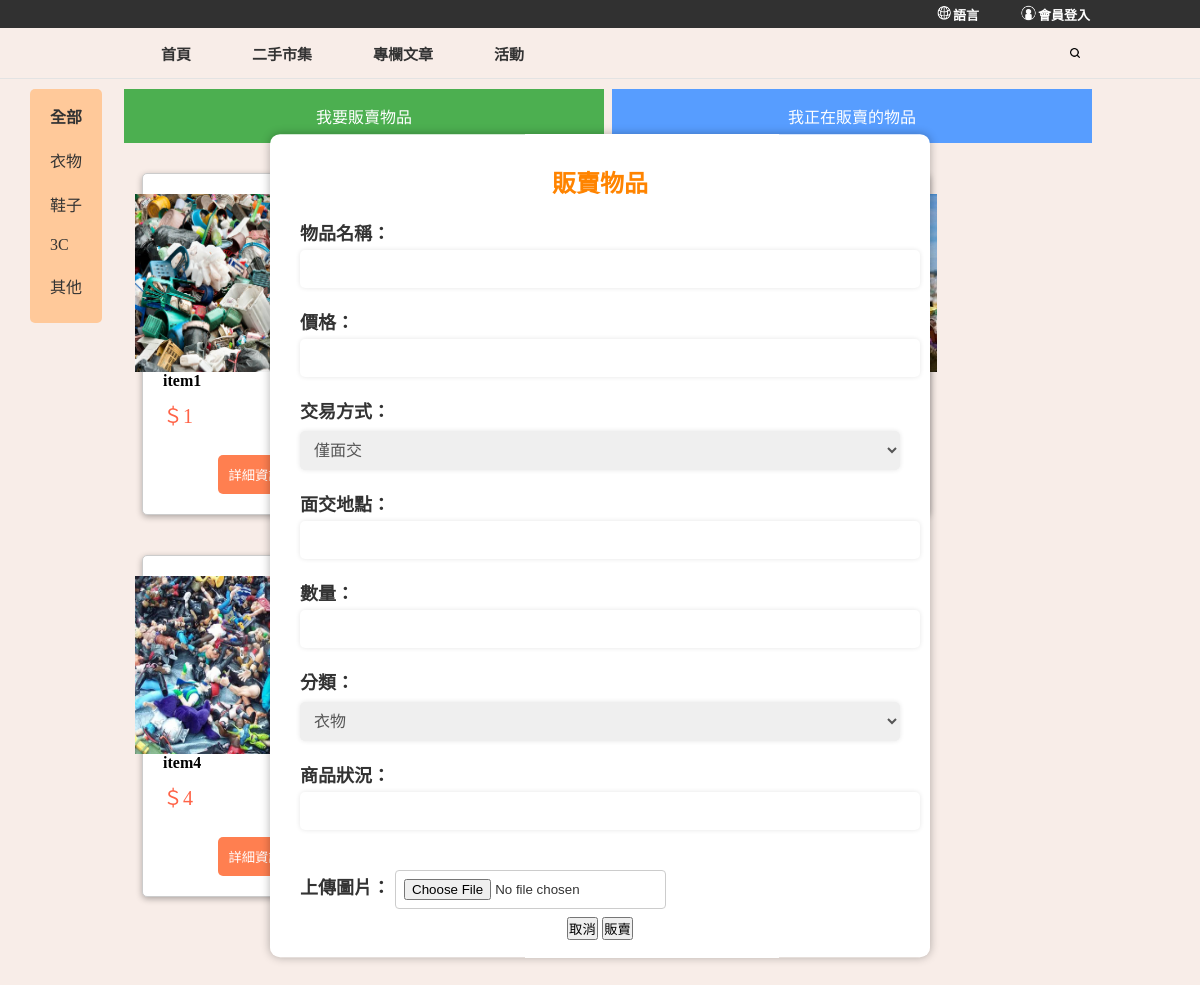
/posts/sell/, run on an earlier commit of the app's database.
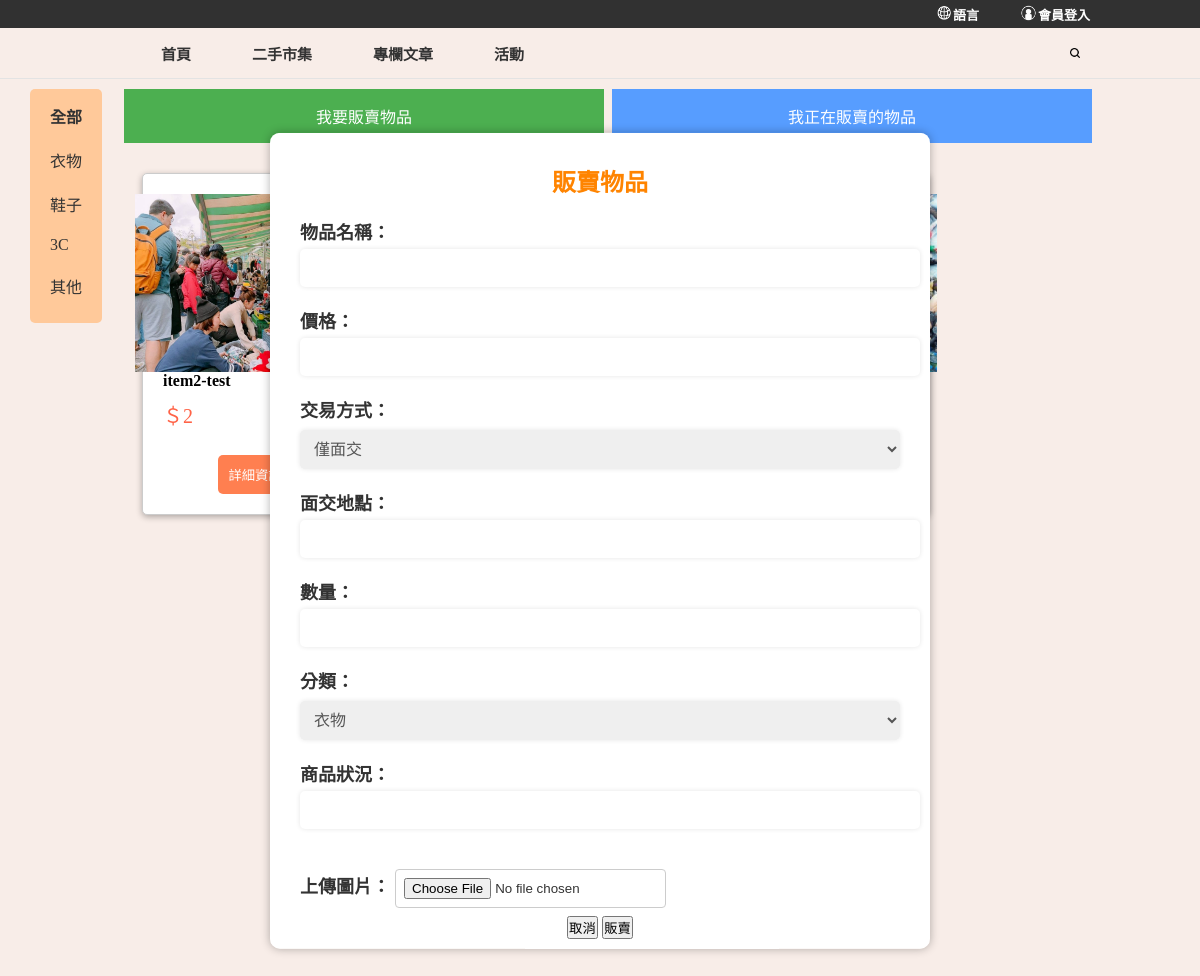
And on a later commit of the database.
### posts/models.py (models this page shows)
class Item(models.Model):
    item_id = models.AutoField(auto_created=True, primary_key=True)
    username = models.CharField(max_length=100, default='visitor')
    name = models.CharField(max_length=100)
    price = models.IntegerField()
    transaction_type = models.CharField(max_length=20)
    transaction_location = models.CharField(max_length=100, blank=True)
    quantity = models.IntegerField()
    category = models.CharField(max_length=20)
    condition = models.CharField(max_length=200)
    image = models.ImageField(upload_to='images/')

### posts/views.py (the view, shortened to what this page needs)
# urls.py: path('sell/', views.add_item, name='add_item'),
def add_item(request, category=None):
    if category:
        items = Item.objects.filter(category=category)
    else:
        items = Item.objects.all()
    return render(request, 'sell_item.html', {'items': items})

### posts/templates/sell_item.html (shortened to what this page needs)
{% load static %}
<!DOCTYPE html>
<html lang="zh-TW">
<head>
  <link rel="stylesheet" href="{% static 'style.css' %}?v=3">
  <link rel="stylesheet" href="{% static 'navbar.css' %}?v=3">
</head>
<body>
	<div class="top-bar-container">
		<div class="top-bar-menu container">
			<a href="#">
				<img src="{% static './images/language.png' %}" alt="">
				<div>語言</div>
			</a>
			<a href="http://127.0.0.1:8000/">
				<img src="{% static './images/person.png' %}" alt="">
				<div>會員登入</div>
			</a>
		</div>
	</div>
	<div class="nav-bar-container">
		<div class="nav-bar-menu container">
			<div class="menu">
				<ul>
					<li class="menu-item"><a href="#">首頁</a></li>
					<li class="menu-item"><a href="#">二手市集</a></li>
					<li class="menu-item"><a href="#article">專欄文章</a></li>
					<li class="menu-item"><a href="#campaign">活動</a></li>
				</ul>
			</div>
			<div class="top-search">
				<a><img id="top-search-btn" src="{% static './images/search.png' %}" alt=""></a>
			</div>
		</div>
	</div>
    <button id="sell-button">我要販賣物品</button>
    <button id="my-item-button">我正在販賣的物品</button>
    <div id="sell-form">
        <h2>販賣物品</h2>
        <form method="post" action="{% url 'add_item' %}" enctype="multipart/form-data">
            <label>物品名稱：
                <input type="text" id="item-name" name="name" required>
            </label>
            <label>價格：
                <input type="number" id="item-price" name="price" required>
            </label>
            <label>交易方式：</label>
            <select id="item-transaction" name="transaction_type">
                <option value="僅面交">僅面交</option>
            </select>
            <label>面交地點：
                <input type="text" id="item-location" name="transaction_location">
            </label>
            <label>數量：
                <input type="number" id="item-quantity" name="quantity" required>
            </label>
            <label>分類：</label>
            <select id="item-category" name="category">
                <option value="衣物">衣物</option>
            </select>
            <label>商品狀況：
                <input type="text" id="item-condition" name="condition" required>
            </label>
            <label>上傳圖片：
                <input type="file" id="item-image" accept="image/*" name="image" required>
            </label>
            <div>
            <button type="button" id="cancel-button">取消</button>
            <button type="submit" id="sell-submit-button" value="Post">販賣</button>
            </div>
        </form>
    </div>
    <div class="categories">
        <ul>
            <li class="{% if not category %}active{% endif %}">
                <a href="{% url 'item_list' %}" onclick="location.href=this.href;">全部</a>
            </li>
            <li class="{% if category == '衣物' %}active{% endif %}">
                <a href="{% url 'item_list_by_category' '衣物' %}" onclick="location.href=this.href;">衣物</a>
            </li>
            <li class="{% if category == '鞋子' %}active{% endif %}">
                <a href="{% url 'item_list_by_category' '鞋子' %}" onclick="location.href=this.href;">鞋子</a>
            </li>
            <li class="{% if category == '3C' %}active{% endif %}">
                <a href="{% url 'item_list_by_category' '3C' %}" onclick="location.href=this.href;">3C</a>
            </li>
            <li class="{% if category == '其他' %}active{% endif %}">
                <a href="{% url 'item_list_by_category' '其他' %}" onclick="location.href=this.href;">其他</a>
            </li>
        </ul>
    </div>
    <div id="item-container">
        {% for item in items %}
            <div class="newItem">
                <div class="item-image-container">
                    <img src="{{ item.image.url }}" alt="{{ item.name }}"></img>
                </div>
                <div class="item-text-container">
                    <h3>{{ item.name }}</h3>
                    <p>＄{{ item.price }}</p>
                </div>
                <div class="button-container">
                    <button class="item-details-button" data-item-id="{{ item.item_id }}">詳細資訊</button>
                </div>
            </div>
        {% endfor %}
    </div>
</body>
</html>

What changed in the data, as far as the page shows it:
removed Item: image (picture), name "item1", price "1"
no longer on this page (row unchanged): Item: image (picture), name "item4", price "4"
now on this page (row unchanged): Item: image (picture), name "item2-test", price "2"
